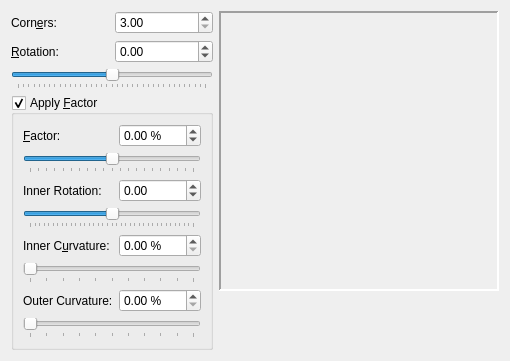
<?xml version="1.0" encoding="UTF-8"?>
<ui version="4.0">
 <class>PolygonWidgetBase</class>
 <widget class="QWidget" name="PolygonWidgetBase">
  <property name="geometry">
   <rect>
    <x>0</x>
    <y>0</y>
    <width>495</width>
    <height>359</height>
   </rect>
  </property>
  <property name="sizePolicy">
   <sizepolicy hsizetype="Maximum" vsizetype="Maximum">
    <horstretch>0</horstretch>
    <verstretch>0</verstretch>
   </sizepolicy>
  </property>
  <property name="windowTitle">
   <string notr="true"/>
  </property>
  <layout class="QGridLayout" name="gridLayout_3">
   <item row="0" column="0">
    <layout class="QGridLayout" name="gridLayout">
     <item row="0" column="0">
      <widget class="QLabel" name="cornersSpinBoxLabel">
       <property name="text">
        <string>Corn&amp;ers:</string>
       </property>
       <property name="buddy">
        <cstring>cornersSpinBox</cstring>
       </property>
      </widget>
     </item>
     <item row="0" column="1">
      <widget class="ScrSpinBox" name="cornersSpinBox">
       <property name="toolTip">
        <string>Number of corners for polygons</string>
       </property>
       <property name="suffix">
        <string notr="true"/>
       </property>
       <property name="minimum">
        <number>3</number>
       </property>
       <property name="maximum">
        <number>999</number>
       </property>
      </widget>
     </item>
     <item row="1" column="0">
      <widget class="QLabel" name="rotationSpinBoxLabel">
       <property name="text">
        <string>&amp;Rotation:</string>
       </property>
       <property name="buddy">
        <cstring>rotationSpinBox</cstring>
       </property>
      </widget>
     </item>
     <item row="1" column="1">
      <widget class="ScrSpinBox" name="rotationSpinBox">
       <property name="toolTip">
        <string>Degrees of rotation for polygons</string>
       </property>
       <property name="minimum">
        <number>-180</number>
       </property>
       <property name="maximum">
        <number>180</number>
       </property>
      </widget>
     </item>
     <item row="2" column="0" colspan="2">
      <widget class="QSlider" name="rotationSlider">
       <property name="toolTip">
        <string>Degrees of rotation for polygons</string>
       </property>
       <property name="minimum">
        <number>-180</number>
       </property>
       <property name="maximum">
        <number>180</number>
       </property>
       <property name="orientation">
        <enum>Qt::Horizontal</enum>
       </property>
       <property name="tickPosition">
        <enum>QSlider::TicksBelow</enum>
       </property>
      </widget>
     </item>
    </layout>
   </item>
   <item row="0" column="1" rowspan="2">
    <layout class="QVBoxLayout" name="verticalLayout_2">
     <item>
      <widget class="QLabel" name="Preview">
       <property name="sizePolicy">
        <sizepolicy hsizetype="Preferred" vsizetype="Preferred">
         <horstretch>0</horstretch>
         <verstretch>0</verstretch>
        </sizepolicy>
       </property>
       <property name="minimumSize">
        <size>
         <width>280</width>
         <height>280</height>
        </size>
       </property>
       <property name="maximumSize">
        <size>
         <width>280</width>
         <height>280</height>
        </size>
       </property>
       <property name="sizeIncrement">
        <size>
         <width>0</width>
         <height>0</height>
        </size>
       </property>
       <property name="toolTip">
        <string>Sample Polygon</string>
       </property>
       <property name="frameShape">
        <enum>QFrame::Panel</enum>
       </property>
       <property name="frameShadow">
        <enum>QFrame::Sunken</enum>
       </property>
       <property name="lineWidth">
        <number>2</number>
       </property>
       <property name="text">
        <string/>
       </property>
       <property name="alignment">
        <set>Qt::AlignCenter</set>
       </property>
      </widget>
     </item>
     <item>
      <spacer name="verticalSpacer">
       <property name="orientation">
        <enum>Qt::Vertical</enum>
       </property>
       <property name="sizeHint" stdset="0">
        <size>
         <width>0</width>
         <height>0</height>
        </size>
       </property>
      </spacer>
     </item>
    </layout>
   </item>
   <item row="1" column="0">
    <widget class="QGroupBox" name="applyConvexGroupBox">
     <property name="toolTip">
      <string>Apply Convex/Concave Factor to change shape of Polygons</string>
     </property>
     <property name="title">
      <string>Apply &amp;Factor</string>
     </property>
     <property name="checkable">
      <bool>true</bool>
     </property>
     <layout class="QGridLayout" name="gridLayout_2">
      <item row="0" column="0">
       <widget class="QLabel" name="factorSpinBoxLabel">
        <property name="text">
         <string>&amp;Factor:</string>
        </property>
        <property name="buddy">
         <cstring>factorSpinBox</cstring>
        </property>
       </widget>
      </item>
      <item row="0" column="1">
       <widget class="ScrSpinBox" name="factorSpinBox">
        <property name="toolTip">
         <string>A negative value will make the polygon concave (or star shaped), a positive value will make it convex</string>
        </property>
        <property name="suffix">
         <string> %</string>
        </property>
        <property name="minimum">
         <number>-100</number>
        </property>
        <property name="maximum">
         <number>100</number>
        </property>
       </widget>
      </item>
      <item row="1" column="0" colspan="2">
       <widget class="QSlider" name="factorSlider">
        <property name="toolTip">
         <string>A negative value will make the polygon concave (or star shaped), a positive value will make it convex</string>
        </property>
        <property name="minimum">
         <number>-100</number>
        </property>
        <property name="maximum">
         <number>100</number>
        </property>
        <property name="orientation">
         <enum>Qt::Horizontal</enum>
        </property>
        <property name="tickPosition">
         <enum>QSlider::TicksBelow</enum>
        </property>
       </widget>
      </item>
      <item row="2" column="0">
       <widget class="QLabel" name="innerRotationSpinBoxLabel">
        <property name="text">
         <string>Inner Rotation:</string>
        </property>
       </widget>
      </item>
      <item row="2" column="1">
       <widget class="ScrSpinBox" name="innerRotationSpinBox">
        <property name="minimum">
         <number>-180</number>
        </property>
        <property name="maximum">
         <number>180</number>
        </property>
       </widget>
      </item>
      <item row="3" column="0" colspan="2">
       <widget class="QSlider" name="innerRotationSlider">
        <property name="minimum">
         <number>-180</number>
        </property>
        <property name="maximum">
         <number>180</number>
        </property>
        <property name="orientation">
         <enum>Qt::Horizontal</enum>
        </property>
        <property name="tickPosition">
         <enum>QSlider::TicksBelow</enum>
        </property>
       </widget>
      </item>
      <item row="4" column="0">
       <widget class="QLabel" name="curvatureSpinBoxLabel">
        <property name="text">
         <string>Inner C&amp;urvature:</string>
        </property>
        <property name="buddy">
         <cstring>curvatureSpinBox</cstring>
        </property>
       </widget>
      </item>
      <item row="4" column="1">
       <widget class="ScrSpinBox" name="curvatureSpinBox">
        <property name="suffix">
         <string> %</string>
        </property>
        <property name="maximum">
         <number>100</number>
        </property>
       </widget>
      </item>
      <item row="5" column="0" colspan="2">
       <widget class="QSlider" name="curvatureSlider">
        <property name="maximum">
         <number>100</number>
        </property>
        <property name="orientation">
         <enum>Qt::Horizontal</enum>
        </property>
        <property name="tickPosition">
         <enum>QSlider::TicksBelow</enum>
        </property>
       </widget>
      </item>
      <item row="6" column="0">
       <widget class="QLabel" name="outerCurvatureSpinBoxLabel">
        <property name="text">
         <string>Outer Curvature:</string>
        </property>
       </widget>
      </item>
      <item row="6" column="1">
       <widget class="ScrSpinBox" name="outerCurvatureSpinBox">
        <property name="suffix">
         <string> %</string>
        </property>
        <property name="maximum">
         <number>100</number>
        </property>
       </widget>
      </item>
      <item row="7" column="0" colspan="2">
       <widget class="QSlider" name="outerCurvatureSlider">
        <property name="maximum">
         <number>100</number>
        </property>
        <property name="orientation">
         <enum>Qt::Horizontal</enum>
        </property>
        <property name="tickPosition">
         <enum>QSlider::TicksBelow</enum>
        </property>
       </widget>
      </item>
     </layout>
     <zorder>factorSpinBoxLabel</zorder>
     <zorder>factorSpinBox</zorder>
     <zorder>factorSlider</zorder>
     <zorder>curvatureSpinBoxLabel</zorder>
     <zorder>curvatureSpinBox</zorder>
     <zorder>curvatureSlider</zorder>
     <zorder>outerCurvatureSpinBoxLabel</zorder>
     <zorder>outerCurvatureSpinBox</zorder>
     <zorder>outerCurvatureSlider</zorder>
     <zorder>innerRotationSlider</zorder>
     <zorder>innerRotationSpinBox</zorder>
     <zorder>innerRotationSpinBoxLabel</zorder>
    </widget>
   </item>
  </layout>
 </widget>
 <customwidgets>
  <customwidget>
   <class>ScrSpinBox</class>
   <extends>QDoubleSpinBox</extends>
   <header location="global">ui/scrspinbox.h</header>
  </customwidget>
 </customwidgets>
 <tabstops>
  <tabstop>cornersSpinBox</tabstop>
  <tabstop>rotationSpinBox</tabstop>
  <tabstop>rotationSlider</tabstop>
  <tabstop>applyConvexGroupBox</tabstop>
  <tabstop>factorSpinBox</tabstop>
  <tabstop>factorSlider</tabstop>
  <tabstop>innerRotationSpinBox</tabstop>
  <tabstop>innerRotationSlider</tabstop>
  <tabstop>curvatureSpinBox</tabstop>
  <tabstop>curvatureSlider</tabstop>
  <tabstop>outerCurvatureSpinBox</tabstop>
  <tabstop>outerCurvatureSlider</tabstop>
 </tabstops>
 <resources/>
 <connections/>
</ui>
